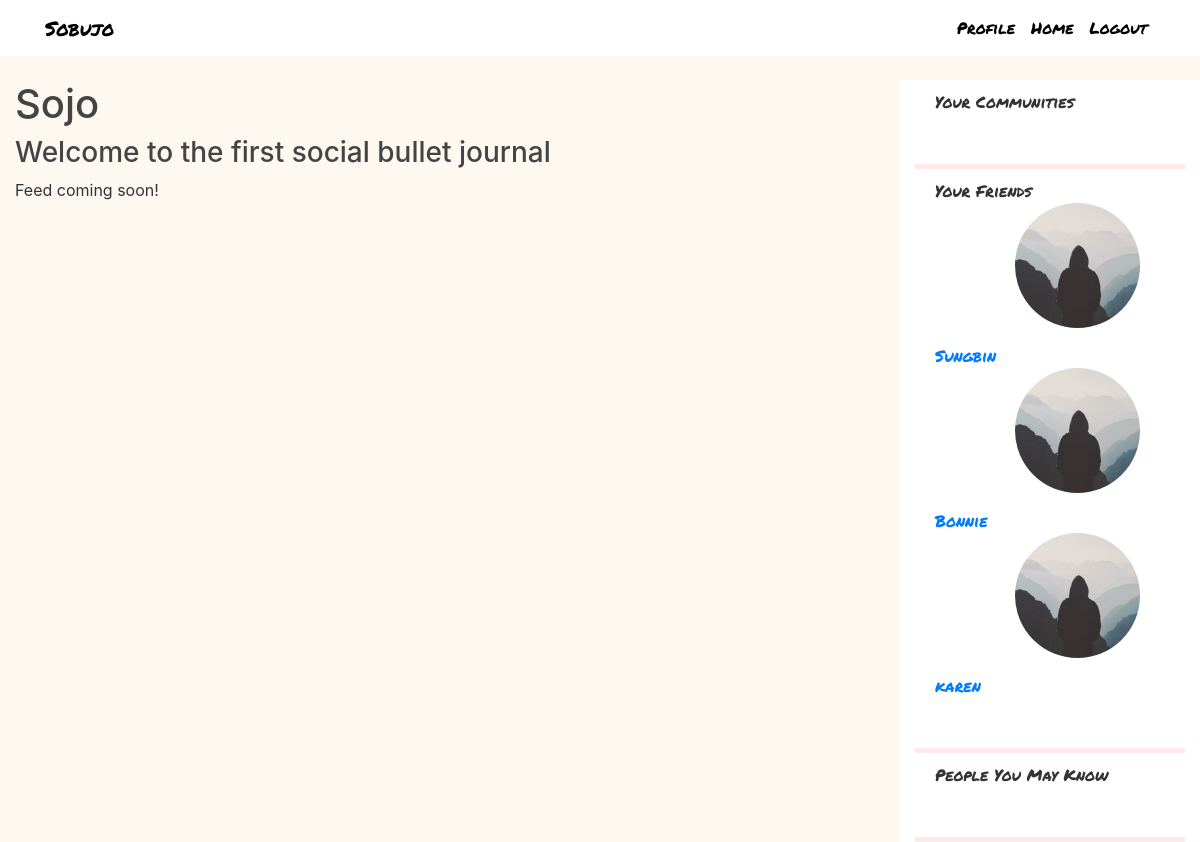
/about (signed in), run on the app's committed database.
### flaskblog/models.py (models this page shows, shortened)
class User(db.Model, UserMixin):
    id = db.Column(db.Integer, primary_key=True)
    username = db.Column(db.String(20), unique=True, nullable=False)
    email = db.Column(db.String(120), unique=True, nullable=False)
    image_file = db.Column(db.String(20), nullable=False, default='default.jpg')
    password = db.Column(db.String(60), nullable=False)
    pages = db.relationship("Page", backref="user")
    friends = db.relationship("User", secondary=friendship,
                           primaryjoin=id==friendship.c.friend_a_id,
                           secondaryjoin=id==friendship.c.friend_b_id)
    community = db.relationship("Community", secondary=membership, backref="members")
    comments = db.relationship("Comment", backref="author") # received

### flaskblog/routes.py (the view)
@app.route("/about")
def about():
    return render_template('about.html', title='About')

### flaskblog/models.py (called while the page is built)
@login_manager.user_loader
def load_user(user_id):
    return User.query.get(int(user_id))

### flaskblog/templates/about.html
{% extends "layout.html" %}
{% block content %}
    <h1>Sojo</h1>
    <h3>Welcome to the first social bullet journal</h3>
    <p>Feed coming soon!</p>
{% endblock content %}

### flaskblog/templates/layout.html (shortened to what this page needs)
<!DOCTYPE html>
<html>
<head>
    <link rel="stylesheet" href="https://maxcdn.bootstrapcdn.com/bootstrap/4.0.0/css/bootstrap.min.css">
    <link rel="stylesheet" type="text/css" href="{{ url_for('static', filename='main.css') }}">
</head>
<body>
    <header class="site-header">
      <nav class="navbar navbar-expand-md navbar-dark bg-steel fixed-top">
        <div class="container">
          <a class="title-style mr-4" href="/">Sobujo</a>
          <div class="collapse navbar-collapse" id="navbarToggle">
            <div class="navbar-nav">
              {% if current_user.is_authenticated %}
                <a class="nav-item nav-link" href="{{ url_for('journal') }}">Profile</a>
                <a class="nav-item nav-link" href="{{ url_for('home') }}">Home</a>
                <a class="nav-item nav-link" href="{{ url_for('logout') }}">Logout</a>
              {% else %}
                <a class="nav-item nav-link" href="{{ url_for('login') }}">Login</a>
                <a class="nav-item nav-link" href="{{ url_for('register') }}">Register</a>
              {% endif %}
            </div>
          </div>
        </div>
      </nav>
    </header>
    <main role="main" class="container-fluid">
      <div class="row">
        <div class="col-md-9">
          {% block content %}{% endblock %}
        </div>
        {% if current_user.is_authenticated %}
          <div class="col-md-3 bg-steel">
            <div class="sidebar-section">
              Your Communities
            </div>
            <div class="pink-divider"></div>
            <div class="sidebar-section">
              Your Friends
              {% for friend in current_user.friends %}
                <img class="rounded-circle account-img" src="/static/profile_pics/{{ current_user.image_file }}">
                <a href="{{ url_for('spectate', user_id=friend.id) }}"> {{ friend.username }} </a>
                {% endfor %}
            </div>
            <div class="pink-divider"></div>
            <div class="sidebar-section">
              People You May Know
            </div>
            <div class="pink-divider"></div>
          </div>
        {% endif %}
      </div>
    </main>
</body>
</html>

### flaskblog/static/main.css (style rules this page uses)
body { background-color: #FEF9F0; color: #333333; margin-top: 5rem; }
h1, h2, h3, h4, h5, h6 { color: #444444; }
.bg-steel { background-color: #ffffff; }
.title-style { color: black; font-size: 20px; font-family: "Permanent Marker"; }
.site-header .navbar-nav .nav-link { color: black; font-family: "Permanent Marker"; }
.sidebar-section { background: #ffffff; padding: 10px 20px; font-family: "Permanent Marker"; padding-bottom: 50px; }
.account-img { height: 125px; width: 125px; margin-bottom: 16px; margin-right: 80px; margin-left: 80px; }
.pink-divider { background-color: #FFE8E8; height: 5px; width: 100%; }

### data on the page
User: image_file (placeholder picture), username "Sungbin"
User: image_file (placeholder picture), username "Bonnie"
User: image_file (placeholder picture), username "karen"
